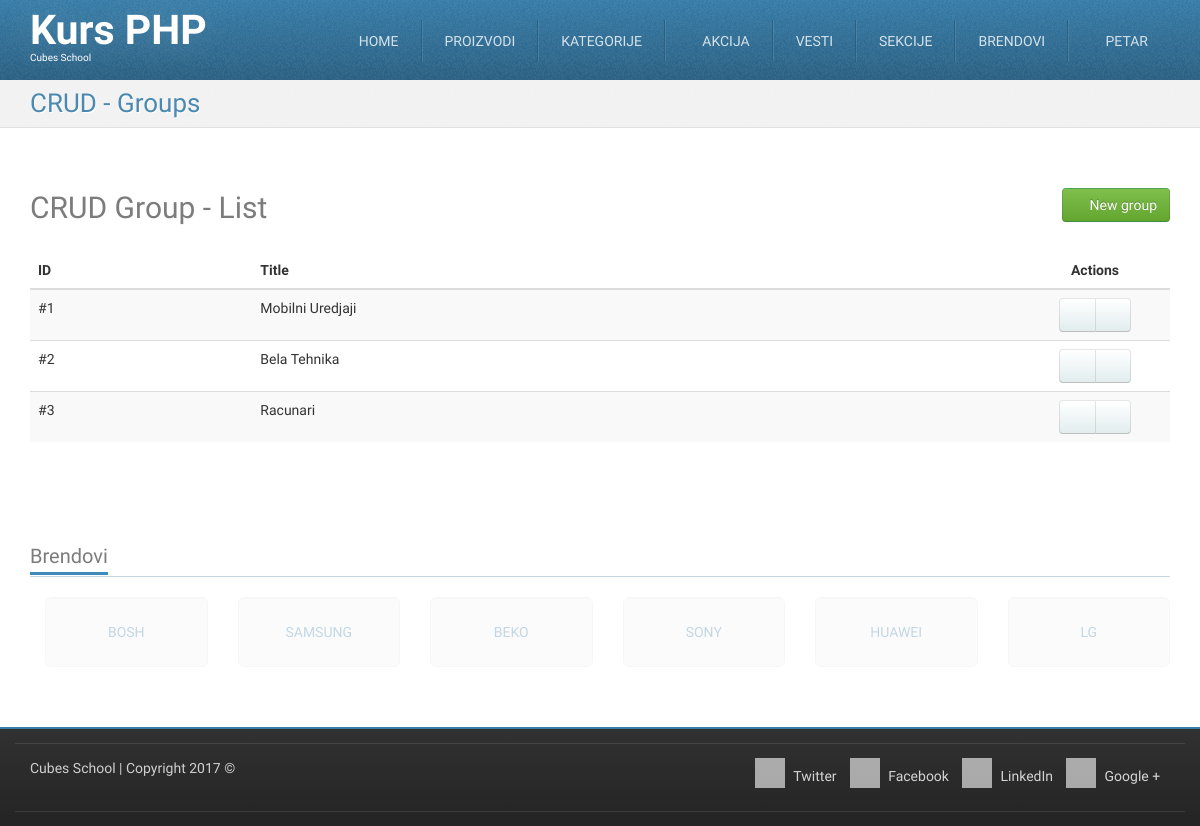
/crud-group-list.php (signed in), run on an earlier commit of the app's database.
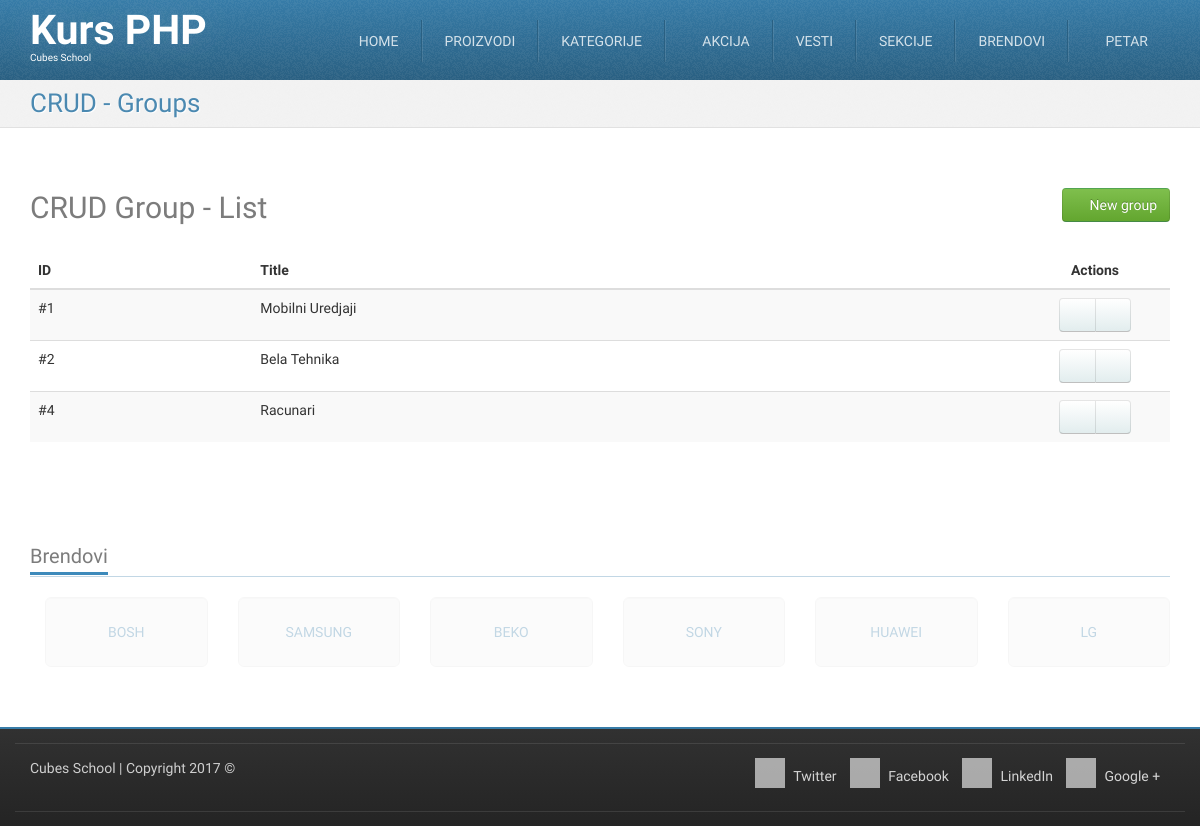
And on a later commit of the database.
### tables this page shows
CREATE TABLE `groups` (
  `id` int(11) NOT NULL,
  `title` varchar(255) NOT NULL
);

CREATE TABLE `brands` (
  `id` int(11) NOT NULL,
  `title` char(50) NOT NULL,
  `website_url` varchar(255) NOT NULL
);

### crud-group-list.php (called while the page is built, shortened)
<?php
require_once __DIR__ . '/models/m_groups.php';
$groups = groupsFetchAll();
require_once __DIR__ . '/views/layout/header.php';
require_once __DIR__ . '/views/templates/t_crud-group-list.php';
require_once __DIR__ . '/views/layout/footer.php';

### models/m_groups.php (called while the page is built, shortened)
<?php
require_once __DIR__ . '/m_database.php';
function groupsFetchAll() {
	$query = "SELECT `groups`.* FROM `groups`";
	return dbFetchAll($query);
}

### models/m_database.php (called while the page is built, shortened)
<?php
function dbGetLink() {
	static $link;
	if (!isset($link)) {
		$link = mysqli_connect('127.0.0.1', 'cubes', 'cubes', 'cubesphp');
	}
	return $link;
}
function dbQuery($query) {
	$link = dbGetLink();
	$result = mysqli_query($link, $query);
	return $result;
}
function dbFetchAll($query) {
	$result = dbQuery($query);
	return mysqli_fetch_all($result, MYSQLI_ASSOC);
}

### models/m_brands.php (called while the page is built, shortened)
<?php
require_once __DIR__ . '/m_database.php';
function brandsFetchAll() {
	$query = "SELECT `brands`.* FROM `brands`";
	return dbFetchAll($query);
}
function brandsRandom() {
    	$query = "SELECT `brands`.* "
                . "FROM `brands` "
                . "ORDER BY RAND() "
                . "LIMIT 6";
        return dbFetchAll($query);
}

### views/templates/t_crud-group-list.php (the view, shortened to what this page needs)
<div id="highlighted">
    <div class="container">
        <div class="header">
            <h2 class="page-title">
                <span>CRUD - Groups</span>
            </h2>
        </div>
    </div>
</div>
<div id="content">
    <div class="container portfolio">
        <div class="row">
            <div class="col-md-12">
                <h2>
                    CRUD Group - List
                    <a href="/crud-group-insert.php" class="pull-right btn btn-success">
                        <i class="fa fa-plus-circle"></i>
                        New group
                    </a>
                </h2>
            </div>
        </div>
        <div class="row">
            <div class="col-md-12">
                <table class="table table-striped table-hover">
                    <thead>
                        <tr>
                            <th>ID</th>
                            <th>Title</th>
                            <th class="actions text-center">Actions</th>
                        </tr>
                    </thead>
                    <tbody>
                        <?php foreach ($groups as $group) { ?>
                            <tr>
                                <td>
                                    #<?php echo htmlspecialchars($group['id']); ?>
                                </td>
                                <td>
                                    <?php echo htmlspecialchars($group['title']); ?>
                                </td>
                                <td class="text-center">
                                    <div class="btn-group">
                                        <a href="/crud-group-edit.php?id=<?php echo htmlspecialchars($group['id']); ?>" class="btn btn-default"><i class="fa fa-pencil"></i></a>
                                        <a href="/crud-group-delete.php?id=<?php echo htmlspecialchars($group['id']); ?>" class="btn btn-default"><i class="fa fa-trash"></i></a>
                                    </div>
                                </td>
                            </tr>
                        <?php } ?>
                    </tbody>
                </table>
            </div>
        </div>
    </div>
</div>

### views/layout/footer.php (shortened to what this page needs)
<?php
require_once __DIR__ . '/../../models/m_brands.php';
?>
<div id="content-below" class="wrapper">
    <div class="container">
        <div class="clients block">
            <h3 class="block-title">
                <span>Brendovi</span>
            </h3>
            <ul class="thumbnails list-unstyled row">
                <?php foreach (brandsRandom() as $brand) { ?>
                    <li class="col-sm-2">
                        <a href="/brand.php?id=<?php echo htmlspecialchars ($brand['id']); ?>" class="well well-lg text-uppercase text-justify">
                            <?php echo htmlspecialchars($brand['title']); ?>
                        </a>
                    </li>
                <?php } ?>
            </ul>
        </div>
    </div>
</div>
<footer id="footer">
    <div class="container">
        <div class="row">
            <div class="subfooter">
                <div class="col-md-5">
                    <p><a href="http://school.cubes.rs/">Cubes School</a> | Copyright 2017 &copy;</p>
                </div>
                <div class="col-md-7 col social-media">
                    <a href="#"><i class="fa fa-twitter"></i> Twitter</a>
                    <a href="#"><i class="fa fa-facebook"></i> Facebook</a>
                    <a href="#"><i class="fa fa-linkedin"></i> LinkedIn</a>
                    <a href="#"><i class="fa fa-google-plus"></i> Google +</a>
                </div>
            </div>
        </div>
        <div class="row">
            <div class="subfooter">
            </div>
        </div>
    </div>
</footer>
</body>
</html>

What changed in the data, as far as the page shows it:
removed groups: id "3", title "Racunari"
added groups: id "4", title "Racunari"
